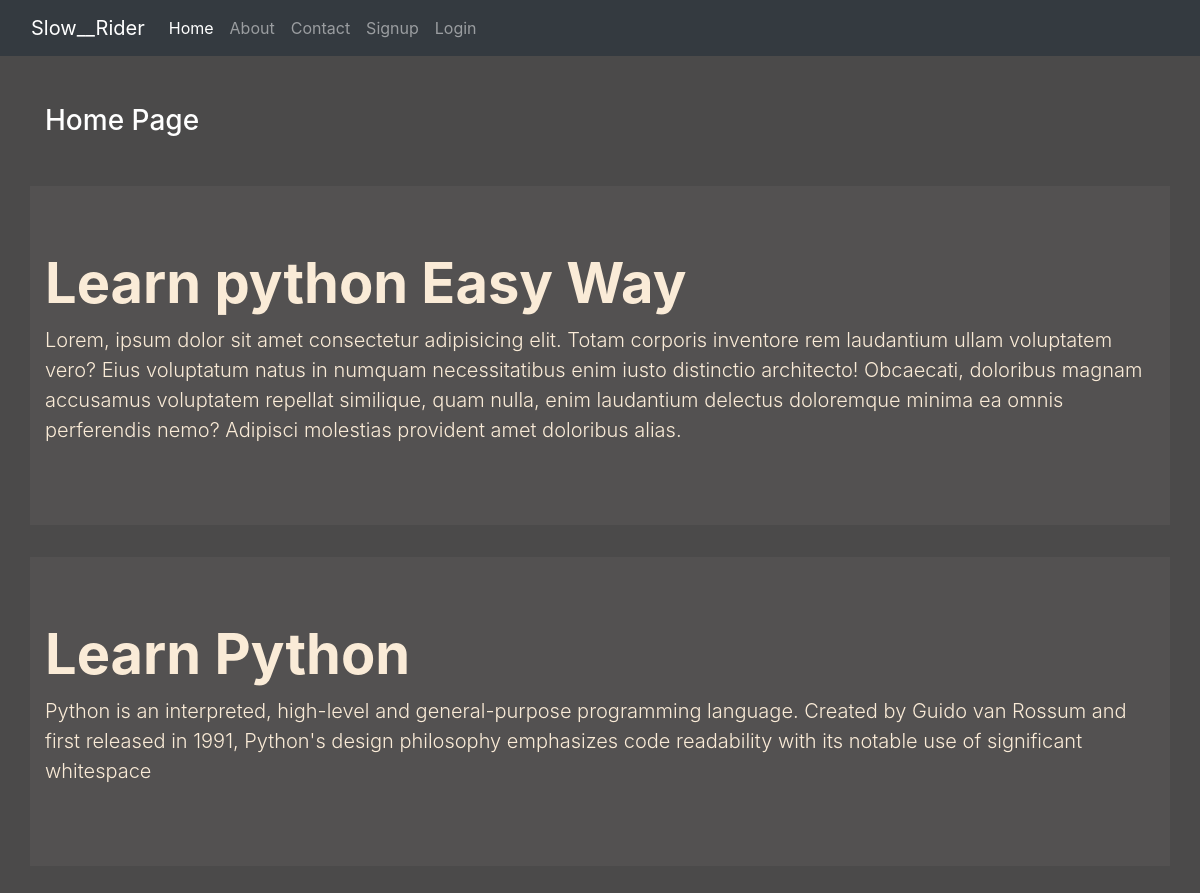
Before: / with the older database file.
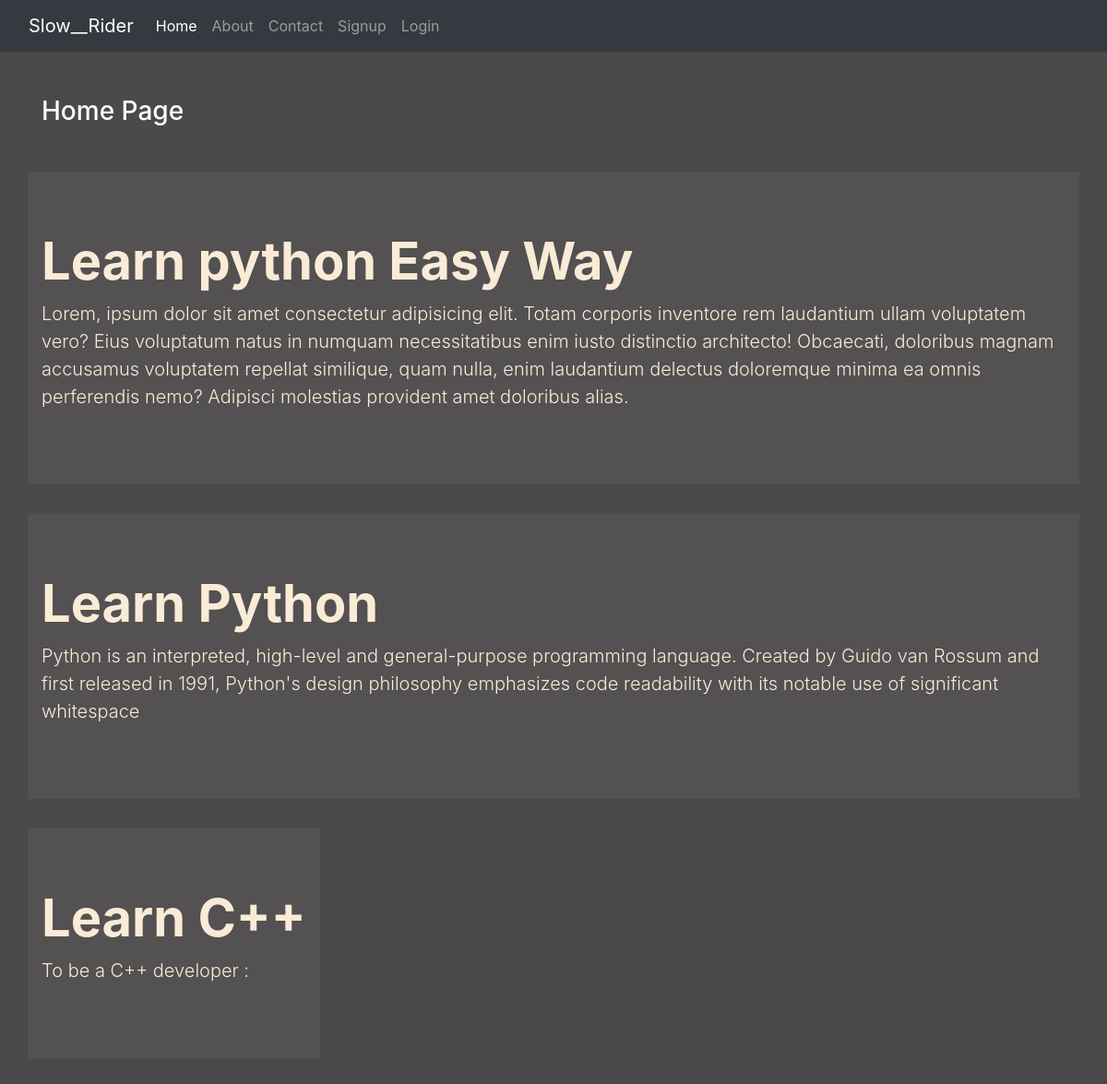
After: the same page with the newer database file.
### blog/models.py (models this page shows)
class Post(models.Model):
    title = models.CharField(max_length=150)
    desc = models.TextField()

### blog/views.py (the view)
# urls.py: 2. Add a URL to urlpatterns:  path('', views.home, name='home')
def home(request):
    posts = Post.objects.all()
    return render(request,'blog/home.html',{'posts':posts})

### blog/templates/blog/home.html (shortened to what this page needs)
{% extends 'blog/base.html' %}
{% load static % }
{% block content %}
    <div class="col-sm-10">
        <h3 class="text-white my-5 ">Home Page</h3>
    </div>
    {% for post in posts %}
        <div class="jumbotron jumbotron-fluid jumbo-color">
            <div class="container">
                <h1 class="display-4 font-weight-bold">{{post.title}}</h1>
                <p class="lead">{{post.desc}}</p>
            </div>
        </div>
    {% endfor %}

Changed rows visible on the page:
added Post: title "Learn C++", desc "To be a C++ developer :"
